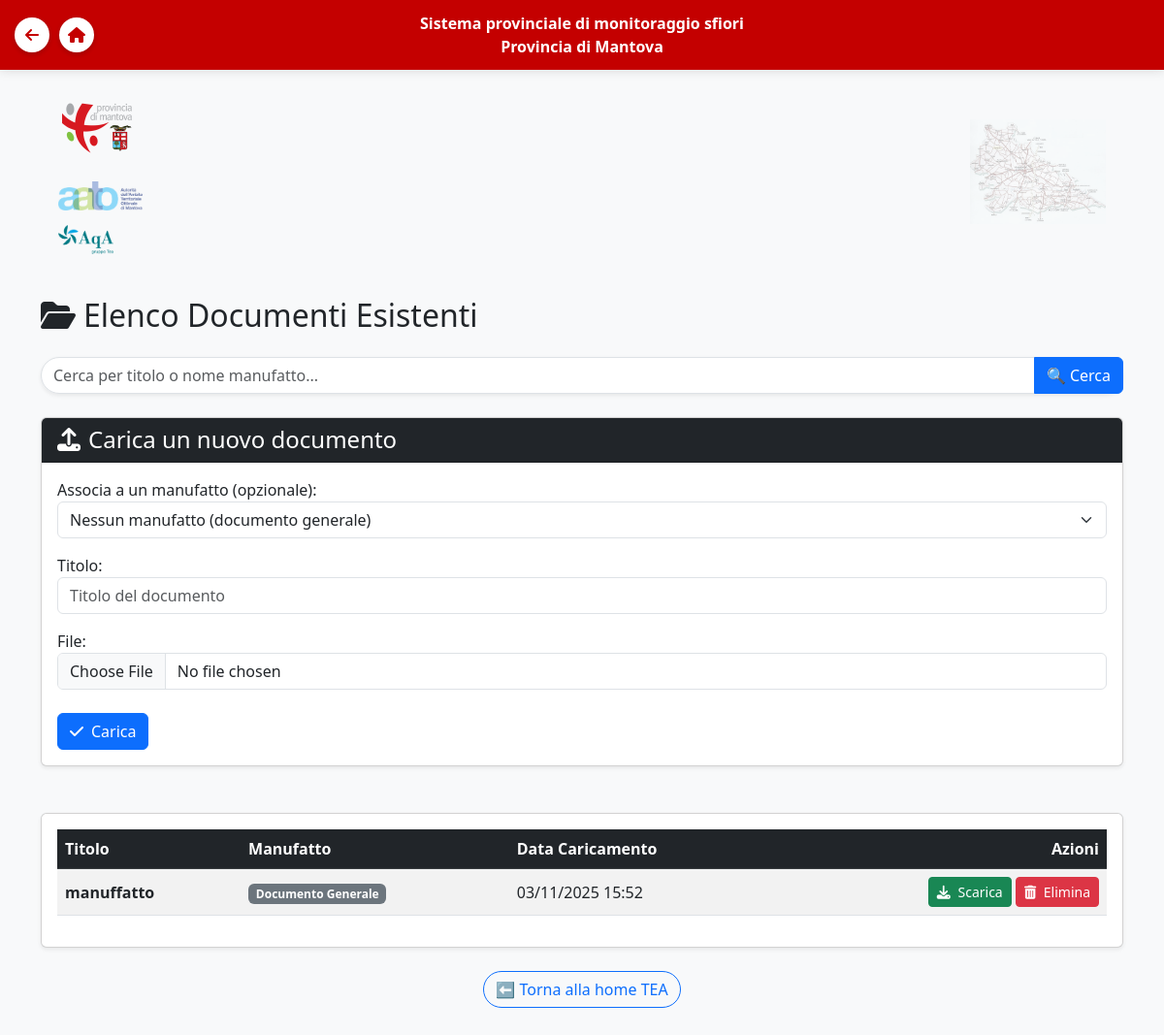
/manufatti/documenti/ (signed in), run on an earlier commit of the app's database.
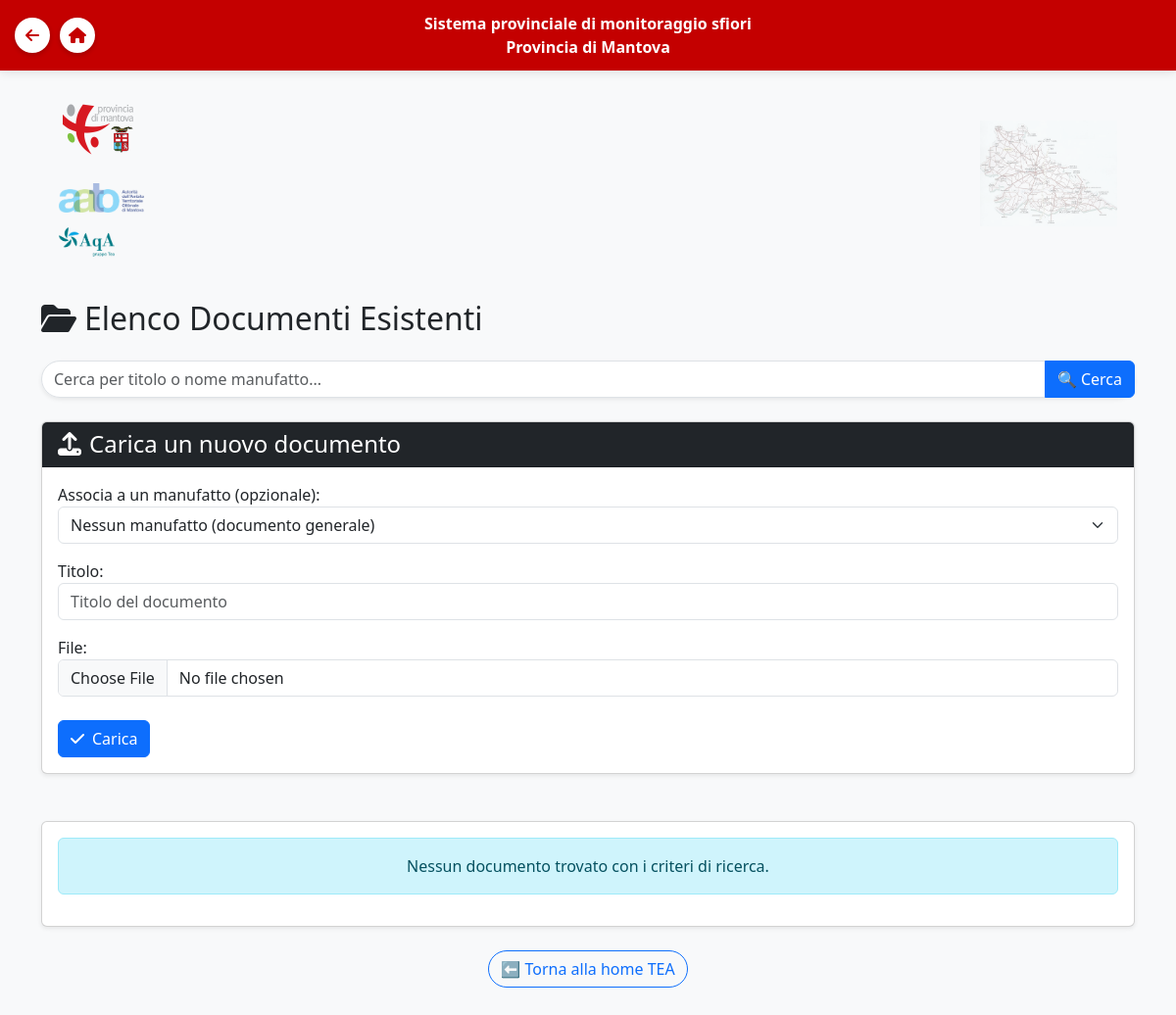
And on a later commit of the database.
### manufatti/models.py (models this page shows, shortened)
class Documento(models.Model):
    manufatto = models.ForeignKey(
        Manufatto,
        on_delete=models.SET_NULL,
        related_name='documenti',
        null=True,
        blank=True
    )
    titolo = models.CharField(max_length=200)
    file = models.FileField(upload_to='documenti/%Y/%m/%d/')
    data_caricamento = models.DateTimeField(auto_now_add=True)

### manufatti/views.py (the view)
# urls.py: path('documenti/', views.lista_documenti, name='lista_documenti'),
@login_required
def lista_documenti(request):
    ente_utente = get_user_ente(request.user)
    query = request.GET.get('query')
    if request.method == 'POST':
        form = DocumentoForm(request.POST, request.FILES)
        if form.is_valid():
            form.save()
            messages.success(request, 'Documento caricato con successo!')
            return redirect('lista_documenti')
    else:
        form = DocumentoForm()
    documenti = Documento.objects.select_related('manufatto').order_by('-data_caricamento')
    if query:
        documenti = documenti.filter(Q(titolo__icontains=query) | Q(manufatto__nome__icontains=query))
    context = {
        'documenti': documenti,
        'form': form,
        'query': query,
        'ente_utente': ente_utente,
    }
    return render(request, 'manufatti/lista_documenti.html', context)

### manufatti/forms.py
class DocumentoForm(forms.ModelForm):
    def __init__(self, *args, **kwargs):
        super().__init__(*args, **kwargs)
        self.fields['manufatto'].empty_label = "Nessun manufatto (documento generale)"
        self.fields['manufatto'].label = "Associa a un manufatto (opzionale)"
    class Meta:
        model = Documento
        fields = ['manufatto', 'titolo', 'file']
        widgets = {
            'manufatto': forms.Select(attrs={'class': 'form-select'}),
            'titolo': forms.TextInput(attrs={'class': 'form-control', 'placeholder': 'Titolo del documento'}),
            'file': forms.FileInput(attrs={'class': 'form-control'}),
        }

### manufatti/models.py (called while the page is built)
    def __str__(self):
        return self.nome

### manufatti/views.py (called while the page is built)
def get_user_ente(user):
    if user.is_authenticated:
        try:
            return user.profilo.ente
        except Profilo.DoesNotExist:
            return 'TEA'
        except AttributeError:
            return 'TEA'
    return 'TEA'

### manufatti/templates/manufatti/lista_documenti.html (shortened to what this page needs)
{% extends "accounts/base.html" %}
{% block content %}
<div class="container mt-4 mb-5">
    <h2 class="mb-4"><i class="fas fa-folder-open me-2"></i>Elenco Documenti Esistenti</h2>
    <form method="GET" action="{% url 'lista_documenti' %}" class="mb-4">
        <div class="input-group shadow-sm rounded-pill">
            <input type="text" name="query" class="form-control rounded-start-pill"
                   placeholder="Cerca per titolo o nome manufatto..."
                   value="{{ query|default:'' }}">
            <button class="btn btn-primary" type="submit">🔍 Cerca</button>
        </div>
    </form>
    <div class="card shadow-sm mb-5">
        <div class="card-header bg-dark text-white">
            <h4 class="mb-0"><i class="fas fa-upload me-2"></i>Carica un nuovo documento</h4>
        </div>
        <div class="card-body">
            <form method="post" enctype="multipart/form-data">
                {{ form.as_p }}
                <button type="submit" class="btn btn-primary mt-2"><i class="fas fa-check me-2"></i>Carica</button>
            </form>
        </div>
    </div>
    <div class="card shadow-sm">
        <div class="card-body">
            {% if documenti %}
                <div class="table-responsive">
                    <table class="table table-striped table-hover align-middle">
                        <thead class="table-dark">
                            <tr>
                                <th scope="col">Titolo</th>
                                <th scope="col">Manufatto</th>
                                <th scope="col">Data Caricamento</th>
                                <th scope="col" class="text-end">Azioni</th>
                            </tr>
                        </thead>
                        <tbody>
                            {% for doc in documenti %}
                                <tr>
                                    <td><strong>{{ doc.titolo }}</strong></td>
                                    <td>
                                        {% if doc.manufatto %}
                                            <a href="{% url 'dettaglio_manufatto' doc.manufatto.id %}" class="text-primary">{{ doc.manufatto.nome }}</a>
                                        {% else %}
                                            <span class="badge bg-secondary">Documento Generale</span>
                                        {% endif %}
                                    </td>
                                    <td>{{ doc.data_caricamento|date:"d/m/Y H:i" }}</td>
                                    <td class="text-end">
                                       <a href="{% url 'scarica_documento' doc.id %}" class="btn btn-success btn-sm">
                                            <i class="fas fa-download me-1"></i> Scarica
                                        </a>
                                        <form method="post" action="{% url 'elimina_documento' doc.id %}" style="display: inline;" onsubmit="return confirm('Sei sicuro di voler eliminare questo documento?');">
                                            <button type="submit" class="btn btn-danger btn-sm">
                                                <i class="fas fa-trash-alt me-1"></i> Elimina
                                            </button>
                                        </form>
                                    </td>
                                </tr>
                            {% endfor %}
                        </tbody>
                    </table>
                </div>
            {% else %}
                <p class="text-center alert alert-info">Nessun documento trovato con i criteri di ricerca.</p>
            {% endif %}
        </div>
    </div>
    <div class="text-center mt-4">
        {% if ente_utente == 'AATO' %}
            <a href="{% url 'aato' %}" class="btn btn-outline-primary rounded-pill">⬅ Torna alla home AATO</a>
        {% else %}
            <a href="{% url 'tea' %}" class="btn btn-outline-primary rounded-pill">⬅ Torna alla home TEA</a>
        {% endif %}
    </div>
</div>
{% endblock %}

What changed in the data, as far as the page shows it:
removed Documento: titolo "manuffatto", shows "Documento Generale", data_caricamento "03/11/2025 15:52"
Also different on the page:
text no longer shown: "Titolo Manufatto Data Caricamento Azioni"
text now shown: "Nessun documento trovato con i criteri di ricerca."
